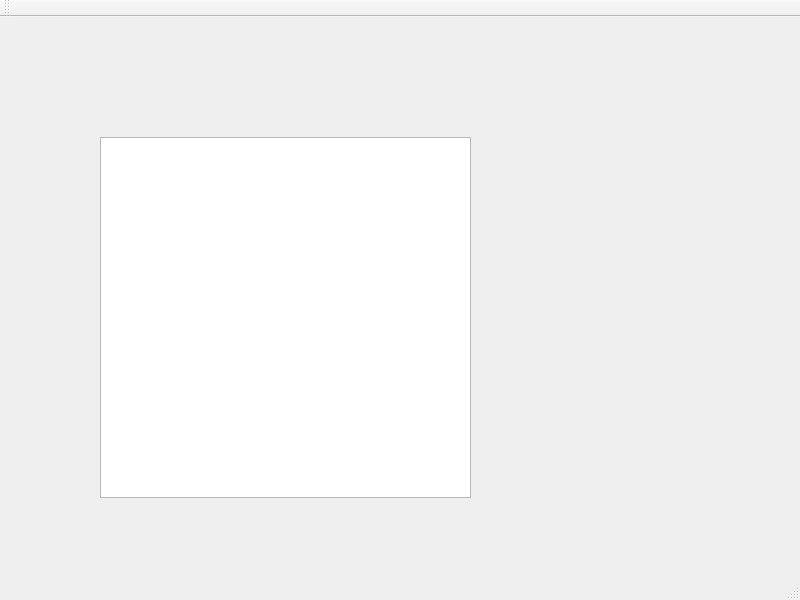
<?xml version="1.0" encoding="UTF-8"?>
<ui version="4.0">
 <class>MainWindow</class>
 <widget class="QMainWindow" name="MainWindow">
  <property name="geometry">
   <rect>
    <x>0</x>
    <y>0</y>
    <width>800</width>
    <height>600</height>
   </rect>
  </property>
  <property name="windowTitle">
   <string>MainWindow</string>
  </property>
  <widget class="QWidget" name="centralwidget">
   <widget class="QTextEdit" name="textEdit">
    <property name="geometry">
     <rect>
      <x>100</x>
      <y>120</y>
      <width>371</width>
      <height>361</height>
     </rect>
    </property>
   </widget>
  </widget>
  <widget class="QMenuBar" name="menubar">
   <property name="geometry">
    <rect>
     <x>0</x>
     <y>0</y>
     <width>800</width>
     <height>25</height>
    </rect>
   </property>
  </widget>
  <widget class="QStatusBar" name="statusbar"/>
  <widget class="QToolBar" name="toolBar">
   <property name="windowTitle">
    <string>toolBar</string>
   </property>
   <attribute name="toolBarArea">
    <enum>TopToolBarArea</enum>
   </attribute>
   <attribute name="toolBarBreak">
    <bool>false</bool>
   </attribute>
  </widget>
 </widget>
 <resources/>
 <connections/>
</ui>
